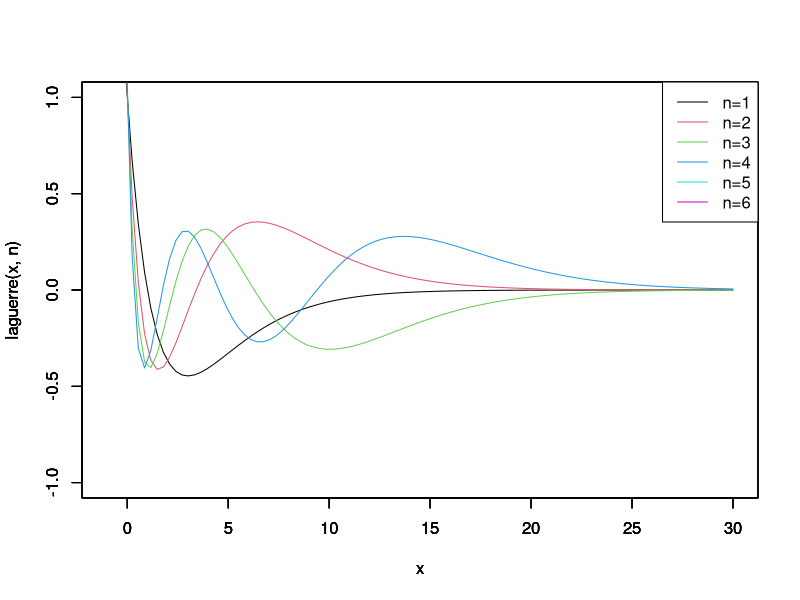

R code for this plot:

combination <- function(n, r) {
    if (r==0) {
        return(1)
    } else {
        i <- 0:(r-1)
        ret <- prod((n-i) / (i+1))
        return(ret)
    }
}

factorial <- function(l) {
    if (l==0) {
        return(1)
    } else if (l > 0) {
        return(prod(1:l))
    }
}

laguerre <- function(x, n) {
    s <- 0
    for (r in 0:n) {
        s <- s + (-1)^r * combination(n, r) * factorial(n) / factorial(r) * x^r
    }
    return(s * exp(-x/2) / factorial(n))
}

par(new=F)
for (n in 1:4) {
    curve(laguerre(x, n), xlim = c(-1, 30), ylim = c(-1, 1), col=n)
    par(new=T)
}

legend("topright",
       col=1:6, legend=c("n=1", "n=2", "n=3", "n=4", "n=5", "n=6"),
       lty = c(1,1,1,1,1,1))
